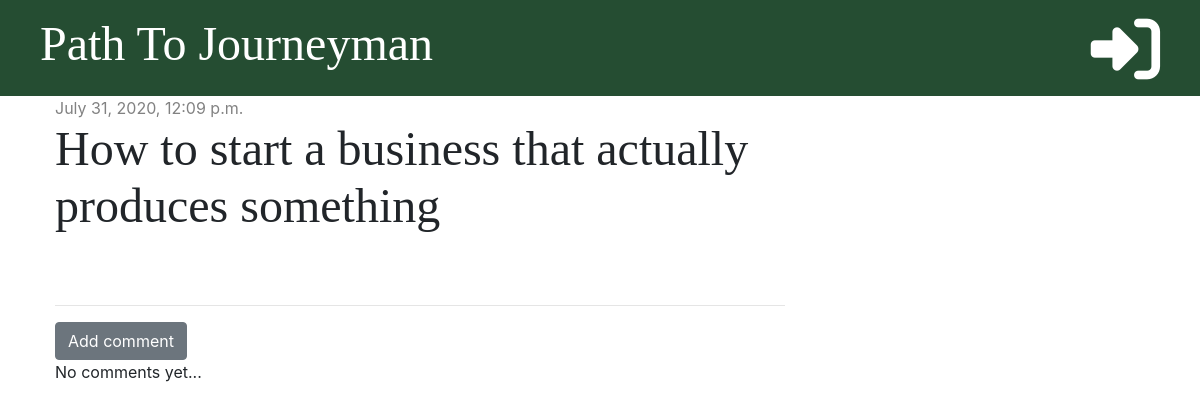
Screenshot of /post/3/ with the database file from the repository.
### blog/models.py (models this page shows, shortened)
class Post(models.Model):
    author = models.ForeignKey('auth.User', on_delete=models.CASCADE)
    title = models.CharField(max_length=200)
    text = models.TextField()
    created_date = models.DateTimeField(default=timezone.now)
    published_date = models.DateTimeField(blank=True, null=True)

### blog/views.py (the view)
# urls.py: path('post/<int:pk>/', views.post_detail, name='post_detail'),
def post_detail(request, pk):
    post = get_object_or_404(Post, pk=pk)
    stuff_for_frontend = {'post': post}
    return render(request, 'blog/post_detail.html', stuff_for_frontend)

### blog/templatetags/markdownify.py (called while the page is built)
@register.filter
def markdown(value):
    renderer = HighlightRenderer()
    markdown = mistune.Markdown(renderer=renderer)
    return markdown(value)

### blog/templates/blog/post_detail.html (shortened to what this page needs)
{% extends 'blog/base.html' %}
{% load markdownify %}
{% block content %}
    <div class="post">
        {% if post.published_date %}
            <div class="date">
                {{ post.published_date }}
            </div>
        {% else %}
            <a href="{% url 'post_publish' pk=post.pk %}" class="btn btn-primary">Publish</a>
        {% endif %}
        <h1>{{ post.title }}</h1>
    </div>
    <hr>
    <a href="{% url 'add_comment_to_post' pk=post.pk %}" class="btn btn-secondary">Add comment</a>
    {% for comment in post.comments.all %}
        {% if user.is_authenticated or comment.approved %}
            <div class="comment">
                <div class="date">
                    {{ comment.created_date }}
                </div>
                {% if not comment.approved and user.is_superuser %}
                    <a href="{% url 'comment_approve' pk=comment.pk %}"><i class="fas fa-check"></i></a>
                    <a href="{% url 'comment_remove' pk=comment.pk %}"><i class="far fa-trash-alt"></i></a>
                {% endif %}
                <strong>{{ comment.author }}</strong>
                <p>{{ comment.text | markdown | safe | linebreaksbr }}</p>
            </div>
        {% endif %}
    {% empty %}
        <p>No comments yet...</p>
    {% endfor %}
{% endblock %}

### blog/static/css/blog.css (style rules this page uses)
h1, h2, h3, h4 { font-family: 'Cormorant Garamond', serif; font-size: 48px; }
.date { color: #828282; }
.post { margin-bottom: 70px; }

### rows the page displays
Post: published_date "July 31, 2020, 12:09 p.m.", title "How to start a business that actually produces something"
